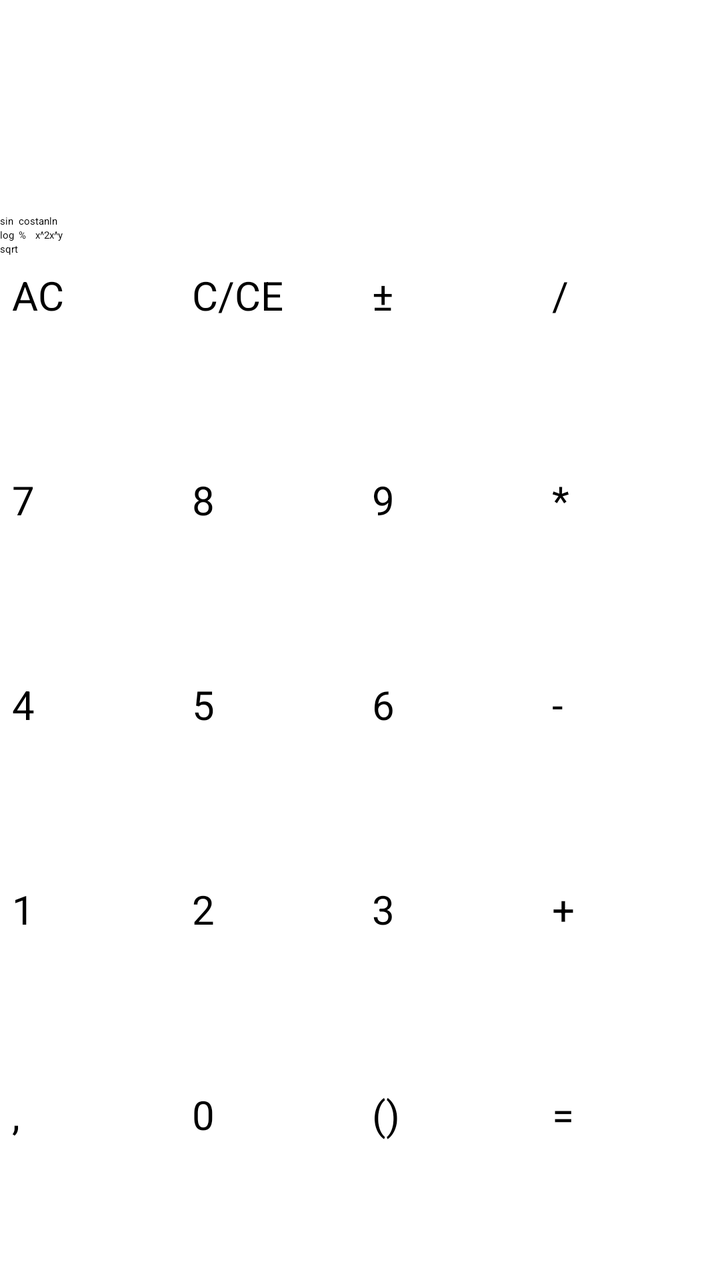
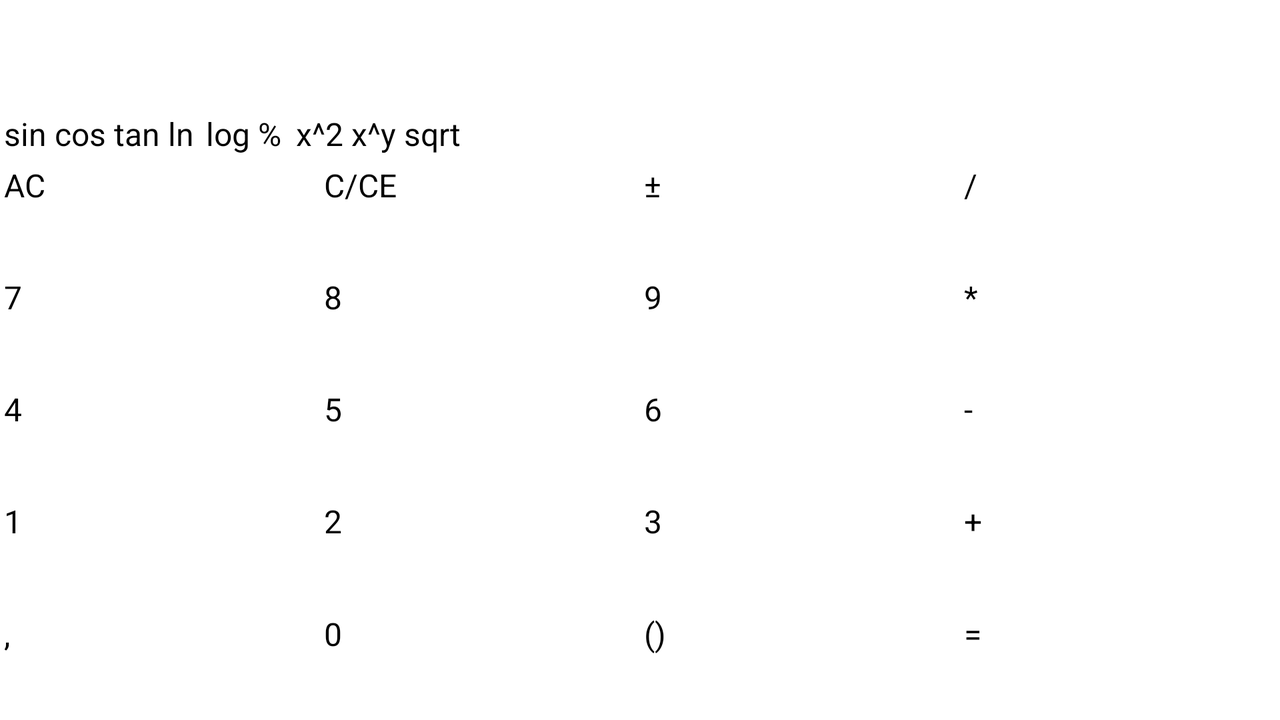

An Android layout and its configuration variant, each rendered on a device that would load it. The default file and the variant file are quoted in full after the pictures.
<!-- AndroidManifest.xml: application theme Theme.CalculatorJava -->
<!-- res/layout/advanced.xml -->
<?xml version="1.0" encoding="utf-8"?>
<LinearLayout xmlns:android="http://schemas.android.com/apk/res/android"
    xmlns:app="http://schemas.android.com/apk/res-auto"
    xmlns:tools="http://schemas.android.com/tools"
    android:layout_width="match_parent"
    android:layout_height="match_parent"
    android:orientation="vertical"
    tools:context=".MainActivity">

    <LinearLayout
        android:layout_width="match_parent"
        android:layout_height="wrap_content"
        android:gravity="end"
        android:orientation="vertical">

        <TextView
            android:id="@+id/textExpression"
            android:layout_width="wrap_content"
            android:layout_height="wrap_content"
            android:textSize="30sp" />

        <TextView
            android:id="@+id/textResult"
            android:layout_width="wrap_content"
            android:layout_height="wrap_content"
            android:textSize="50sp" />

    </LinearLayout>

    <TableLayout
        android:layout_width="match_parent"
        android:layout_height="wrap_content">

        <TableRow
            android:layout_width="match_parent"
            android:layout_height="match_parent"
            >

            <Button
                android:id="@+id/buttonSin"
                android:layout_width="wrap_content"
                android:layout_height="wrap_content"
                android:text="@string/btn_sin" />

            <Button
                android:id="@+id/buttonCos"
                android:layout_width="wrap_content"
                android:layout_height="wrap_content"
                android:text="@string/btn_cos" />

            <Button
                android:id="@+id/buttonTan"
                android:layout_width="wrap_content"
                android:layout_height="wrap_content"
                android:text="@string/btn_tan" />

            <Button
                android:id="@+id/buttonLn"
                android:layout_width="wrap_content"
                android:layout_height="wrap_content"
                android:text="@string/btn_ln" />

        </TableRow>

        <TableRow
            android:layout_width="match_parent"
            android:layout_height="match_parent" >

            <Button
                android:id="@+id/buttonLog"
                android:layout_width="wrap_content"
                android:layout_height="wrap_content"
                android:text="@string/btn_log" />

            <Button
                android:id="@+id/buttonProc"
                android:layout_width="wrap_content"
                android:layout_height="wrap_content"
                android:text="@string/btn_proc" />

            <Button
                android:id="@+id/button_x_2"
                android:layout_width="wrap_content"
                android:layout_height="wrap_content"
                android:text="@string/btn_x_2" />

            <Button
                android:id="@+id/button_x_y"
                android:layout_width="wrap_content"
                android:layout_height="wrap_content"
                android:text="@string/btn_x_y" />

        </TableRow>

        <TableRow
            android:layout_width="match_parent"
            android:layout_height="match_parent" >

            <Button
                android:id="@+id/buttonSqrt"
                android:layout_width="wrap_content"
                android:layout_height="wrap_content"
                android:text="@string/btn_sqrt" />
        </TableRow>

    </TableLayout>

    <GridLayout
        android:layout_width="match_parent"
        android:layout_height="match_parent"
        android:columnCount="4"
        android:rowCount="5">

        <Button
            android:id="@+id/buttonAC"
            style="@style/numButton"
            android:layout_row="0"
            android:layout_column="0"
            android:text="@string/buttonAC" />

        <Button
            android:id="@+id/button7"
            style="@style/numButton"
            android:layout_row="1"
            android:layout_column="0"
            android:text="@string/btn7" />

        <Button
            android:id="@+id/button4"
            style="@style/numButton"
            android:layout_row="2"
            android:layout_column="0"
            android:text="@string/btn4" />

        <Button
            android:id="@+id/button1"
            style="@style/numButton"
            android:layout_row="3"
            android:layout_column="0"
            android:text="@string/btn1" />

        <Button
            android:id="@+id/buttonDot"
            style="@style/numButton"
            android:layout_row="4"
            android:layout_column="0"
            android:text="@string/btn_l" />

        <Button
            android:id="@+id/buttonC"
            style="@style/numButton"
            android:layout_row="0"
            android:layout_column="1"
            android:text="@string/btnC" />

        <Button
            android:id="@+id/button8"
            style="@style/numButton"
            android:layout_row="1"
            android:layout_column="1"
            android:text="@string/btn8" />

        <Button
            android:id="@+id/button5"
            style="@style/numButton"
            android:layout_row="2"
            android:layout_column="1"
            android:text="@string/btn5" />

        <Button
            android:id="@+id/button2"
            style="@style/numButton"
            android:layout_row="3"
            android:layout_column="1"
            android:text="@string/btn2" />

        <Button
            android:id="@+id/button0"
            style="@style/numButton"
            android:layout_row="4"
            android:layout_column="1"
            android:text="@string/btn0" />

        <Button
            android:id="@+id/buttonPlusMinus"
            style="@style/numButton"
            android:layout_row="0"
            android:layout_column="2"
            android:text="@string/btn_plus_min" />

        <Button
            android:id="@+id/button9"
            style="@style/numButton"
            android:layout_row="1"
            android:layout_column="2"
            android:text="@string/btn9" />

        <Button
            android:id="@+id/button6"
            style="@style/numButton"
            android:layout_row="2"
            android:layout_column="2"
            android:text="@string/btn6" />

        <Button
            android:id="@+id/button3"
            style="@style/numButton"
            android:layout_row="3"
            android:layout_column="2"
            android:text="@string/btn3" />

        <Button
            android:id="@+id/buttonBracket"
            style="@style/numButton"
            android:layout_row="4"
            android:layout_column="2"
            android:text="@string/btn_p" />

        <Button
            android:id="@+id/buttonDivide"
            style="@style/numButton"
            android:layout_row="0"
            android:layout_column="3"
            android:text="@string/btn_div" />

        <Button
            android:id="@+id/buttonMultiply"
            style="@style/numButton"
            android:layout_row="1"
            android:layout_column="3"
            android:text="@string/btn_mul" />

        <Button
            android:id="@+id/buttonMinus"
            style="@style/numButton"
            android:layout_row="2"
            android:layout_column="3"
            android:text="@string/btn_sub" />

        <Button
            android:id="@+id/buttonExit"
            style="@style/numButton"
            android:layout_row="3"
            android:layout_column="3"
            android:text="@string/btn_add" />

        <Button
            android:id="@+id/buttonEquals"
            style="@style/numButton"
            android:layout_row="4"
            android:layout_column="3"
            android:text="@string/btn_eq" />
    </GridLayout>
</LinearLayout>
<!-- resources referenced by this layout -->
<resources>
  <string name="btn0">0</string>
  <string name="btn1">1</string>
  <string name="btn2">2</string>
  <string name="btn3">3</string>
  <string name="btn4">4</string>
  <string name="btn5">5</string>
  <string name="btn6">6</string>
  <string name="btn7">7</string>
  <string name="btn8">8</string>
  <string name="btn9">9</string>
  <string name="btnC">C/CE</string>
  <string name="btn_add">+</string>
  <string name="btn_cos">cos</string>
  <string name="btn_div">/</string>
  <string name="btn_eq">=</string>
  <string name="btn_l">,</string>
  <string name="btn_ln">ln</string>
  <string name="btn_log">log</string>
  <string name="btn_mul">*</string>
  <string name="btn_p">()</string>
  <string name="btn_plus_min">±</string>
  <string name="btn_proc">%</string>
  <string name="btn_sin">sin</string>
  <string name="btn_sqrt">sqrt</string>
  <string name="btn_sub">-</string>
  <string name="btn_tan">tan</string>
  <string name="btn_x_2">x^2</string>
  <string name="btn_x_y">x^y</string>
  <string name="buttonAC">AC</string>
  <style name="numButton">
          <item name="android:textSize">20sp</item>
          <item name="android:layout_width">0dp</item>
          <item name="android:layout_height">0dp</item>
          <item name="android:layout_margin">6dp</item>
          <item name="android:layout_rowWeight">1</item>
          <item name="android:layout_columnWeight">1</item>
          <item name="android:minHeight">0dp</item>
          <item name="android:minWidth">0dp</item>
      </style>
</resources>
<!-- res/layout-land/advanced.xml (the repository's variant of the layout above) -->
<!-- drawn on the phone turned sideways -->
<?xml version="1.0" encoding="utf-8"?>
<LinearLayout xmlns:android="http://schemas.android.com/apk/res/android"
    xmlns:app="http://schemas.android.com/apk/res-auto"
    xmlns:tools="http://schemas.android.com/tools"
    android:layout_width="match_parent"
    android:layout_height="match_parent"
    android:orientation="vertical"
    tools:context=".MainActivity">

    <LinearLayout
        android:layout_width="match_parent"
        android:layout_height="wrap_content"
        android:gravity="end"
        android:orientation="vertical">

        <TextView
            android:id="@+id/textExpression"
            android:layout_width="wrap_content"
            android:layout_height="wrap_content"
            android:textSize="20sp" />

        <TextView
            android:id="@+id/textResult"
            android:layout_width="wrap_content"
            android:layout_height="wrap_content"
            android:textSize="20sp" />

    </LinearLayout>

    <TableLayout
        android:layout_width="match_parent"
        android:layout_height="wrap_content">

        <TableRow
            android:layout_width="match_parent"
            android:layout_height="match_parent"
            >

            <Button
                android:id="@+id/buttonSin"
                style="@style/numButtonLand"
                android:layout_width="wrap_content"
                android:layout_height="match_parent"
                android:text="@string/btn_sin" />

            <Button
                android:id="@+id/buttonCos"
                style="@style/numButtonLand"
                android:layout_width="wrap_content"
                android:layout_height="wrap_content"
                android:text="@string/btn_cos" />

            <Button
                android:id="@+id/buttonTan"
                style="@style/numButtonLand"
                android:layout_width="wrap_content"
                android:layout_height="wrap_content"
                android:text="@string/btn_tan" />

            <Button
                android:id="@+id/buttonLn"
                style="@style/numButtonLand"
                android:layout_width="wrap_content"
                android:layout_height="wrap_content"
                android:text="@string/btn_ln" />

            <Button
                android:id="@+id/buttonLog"
                style="@style/numButtonLand"
                android:layout_width="wrap_content"
                android:layout_height="wrap_content"
                android:text="@string/btn_log" />

            <Button
                android:id="@+id/buttonProc"
                style="@style/numButtonLand"
                android:layout_width="wrap_content"
                android:layout_height="wrap_content"
                android:text="@string/btn_proc" />

            <Button
                android:id="@+id/button_x_2"
                style="@style/numButtonLand"
                android:layout_width="wrap_content"
                android:layout_height="wrap_content"
                android:text="@string/btn_x_2" />

            <Button
                android:id="@+id/button_x_y"
                style="@style/numButtonLand"
                android:layout_width="wrap_content"
                android:layout_height="wrap_content"
                android:text="@string/btn_x_y" />

            <Button
                android:id="@+id/buttonSqrt"
                style="@style/numButtonLand"
                android:layout_width="wrap_content"
                android:layout_height="wrap_content"
                android:text="@string/btn_sqrt" />

        </TableRow>

        <TableRow
            android:layout_width="match_parent"
            android:layout_height="match_parent" >

        </TableRow>

        <TableRow
            android:layout_width="match_parent"
            android:layout_height="match_parent" >

        </TableRow>

    </TableLayout>

    <GridLayout
        android:layout_width="match_parent"
        android:layout_height="match_parent"
        android:columnCount="4"
        android:rowCount="5">

        <Button
            android:id="@+id/buttonAC"
            style="@style/numButtonLand"
            android:layout_row="0"
            android:layout_column="0"
            android:text="@string/buttonAC" />

        <Button
            android:id="@+id/button7"
            style="@style/numButtonLand"
            android:layout_row="1"
            android:layout_column="0"
            android:text="@string/btn7" />

        <Button
            android:id="@+id/button4"
            style="@style/numButtonLand"
            android:layout_row="2"
            android:layout_column="0"
            android:text="@string/btn4" />

        <Button
            android:id="@+id/button1"
            style="@style/numButtonLand"
            android:layout_row="3"
            android:layout_column="0"
            android:text="@string/btn1" />

        <Button
            android:id="@+id/buttonDot"
            style="@style/numButtonLand"
            android:layout_row="4"
            android:layout_column="0"
            android:text="@string/btn_l" />

        <Button
            android:id="@+id/buttonC"
            style="@style/numButtonLand"
            android:layout_row="0"
            android:layout_column="1"
            android:text="@string/btnC" />

        <Button
            android:id="@+id/button8"
            style="@style/numButtonLand"
            android:layout_row="1"
            android:layout_column="1"
            android:text="@string/btn8" />

        <Button
            android:id="@+id/button5"
            style="@style/numButtonLand"
            android:layout_row="2"
            android:layout_column="1"
            android:text="@string/btn5" />

        <Button
            android:id="@+id/button2"
            style="@style/numButtonLand"
            android:layout_row="3"
            android:layout_column="1"
            android:text="@string/btn2" />

        <Button
            android:id="@+id/button0"
            style="@style/numButtonLand"
            android:layout_row="4"
            android:layout_column="1"
            android:text="@string/btn0" />

        <Button
            android:id="@+id/buttonPlusMinus"
            style="@style/numButtonLand"
            android:layout_row="0"
            android:layout_column="2"
            android:text="@string/btn_plus_min" />

        <Button
            android:id="@+id/button9"
            style="@style/numButtonLand"
            android:layout_row="1"
            android:layout_column="2"
            android:text="@string/btn9" />

        <Button
            android:id="@+id/button6"
            style="@style/numButtonLand"
            android:layout_row="2"
            android:layout_column="2"
            android:text="@string/btn6" />

        <Button
            android:id="@+id/button3"
            style="@style/numButtonLand"
            android:layout_row="3"
            android:layout_column="2"
            android:text="@string/btn3" />

        <Button
            android:id="@+id/buttonBracket"
            style="@style/numButtonLand"
            android:layout_row="4"
            android:layout_column="2"
            android:text="@string/btn_p" />

        <Button
            android:id="@+id/buttonDivide"
            style="@style/numButtonLand"
            android:layout_row="0"
            android:layout_column="3"
            android:text="@string/btn_div" />

        <Button
            android:id="@+id/buttonMultiply"
            style="@style/numButtonLand"
            android:layout_row="1"
            android:layout_column="3"
            android:text="@string/btn_mul" />

        <Button
            android:id="@+id/buttonMinus"
            style="@style/numButtonLand"
            android:layout_row="2"
            android:layout_column="3"
            android:text="@string/btn_sub" />

        <Button
            android:id="@+id/buttonExit"
            style="@style/numButtonLand"
            android:layout_row="3"
            android:layout_column="3"
            android:text="@string/btn_add" />

        <Button
            android:id="@+id/buttonEquals"
            style="@style/numButtonLand"
            android:layout_row="4"
            android:layout_column="3"
            android:text="@string/btn_eq" />
    </GridLayout>
</LinearLayout>
<!-- resources referenced by the variant -->
<!-- as the phone turned sideways resolves them -->
<resources>
  <string name="btn0">0</string>
  <string name="btn1">1</string>
  <string name="btn2">2</string>
  <string name="btn3">3</string>
  <string name="btn4">4</string>
  <string name="btn5">5</string>
  <string name="btn6">6</string>
  <string name="btn7">7</string>
  <string name="btn8">8</string>
  <string name="btn9">9</string>
  <string name="btnC">C/CE</string>
  <string name="btn_add">+</string>
  <string name="btn_cos">cos</string>
  <string name="btn_div">/</string>
  <string name="btn_eq">=</string>
  <string name="btn_l">,</string>
  <string name="btn_ln">ln</string>
  <string name="btn_log">log</string>
  <string name="btn_mul">*</string>
  <string name="btn_p">()</string>
  <string name="btn_plus_min">±</string>
  <string name="btn_proc">%</string>
  <string name="btn_sin">sin</string>
  <string name="btn_sqrt">sqrt</string>
  <string name="btn_sub">-</string>
  <string name="btn_tan">tan</string>
  <string name="btn_x_2">x^2</string>
  <string name="btn_x_y">x^y</string>
  <string name="buttonAC">AC</string>
  <style name="numButtonLand">
          <item name="android:textSize">16sp</item>
          <item name="android:layout_width">15dp</item>
          <item name="android:layout_height">15dp</item>
          <item name="android:layout_margin">2dp</item>
          <item name="android:layout_rowWeight">1</item>
          <item name="android:layout_columnWeight">1</item>
          <item name="android:minWidth">15dp</item>
          <item name="android:minHeight">15dp</item>
      </style>
</resources>
